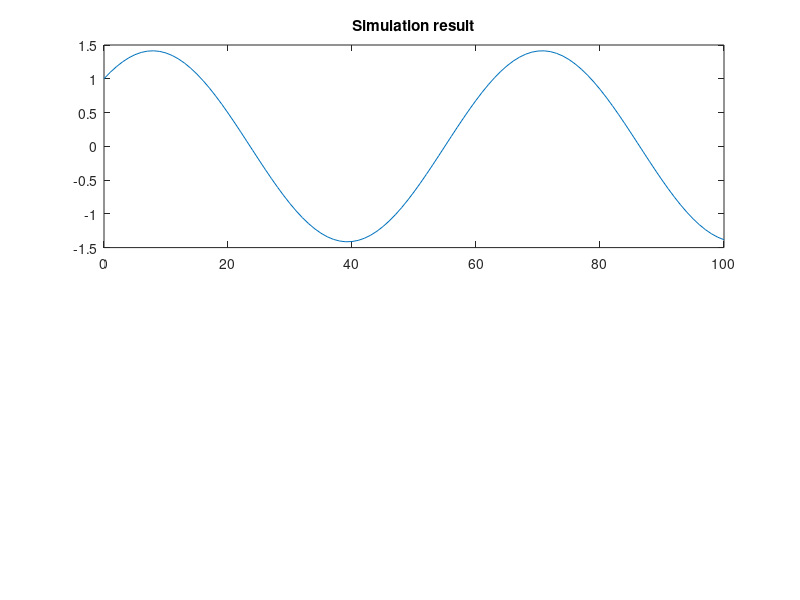
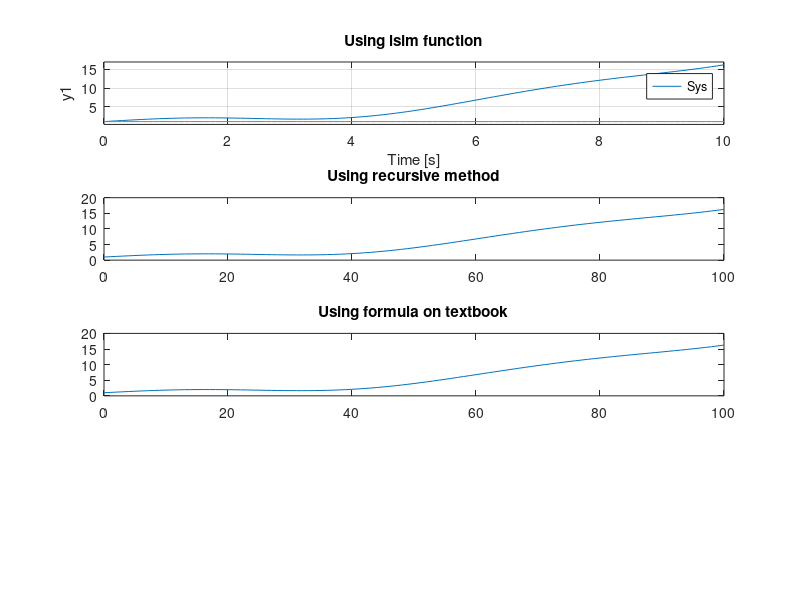

Write MATLAB code to recreate these figures, in order.
clc;
clear;
A=[0,1,0,0,0,0;
  -1,0,1,0,0,0;
  0,0,0,1,0,0;
  1,0,-2,0,1,0;
  0,0,0,0,0,1;
  0,0,1,0,-1,0];
B=[0;1;0;0;0;0];
C=[1,0,0,0,0,0];
D=0;
rank([C;C*A;C*A^(2);C*A^(3);C*A^(4);C*A^(5)])
Sys=ss(A,B,C,D);
Sysd=c2d(Sys,0.1);
X0=[1;1;0;0;-1;-1];
a=zeros(1,100);
figure(1);
for i=1:1:101
    TMP=((Sysd.A)^(i-1))*X0;
    a(i)=TMP(1);
end
subplot(2,1,1)
plot((0:1:100),a);
title('Simulation result');
TMP1=zeros(6,1);
Input=ones(1,101);
T=0:0.1:10;
figure(2);
subplot(4,1,1);
lsim(Sys,Input',T',X0);
title('Using lsim function');
Test=zeros(6,6);
for i=1:1:101
    if(i==1)
        Test(:,i)=X0;
    else
        Test(:,i)=Sysd.A*Test(:,i-1)+Sysd.B;
    end
    a(i)=Test(1,i);
end
subplot(4,1,2);
plot((0:1:100),a);
title('Using recursive method');
for i=1:1:101
    TMP=((Sysd.A)^(i-1))*X0;
    if(i>1)
        for j=0:1:i-2
            TMP1=TMP1+Sysd.A^(j)*Sysd.B;
        end
    end
    a(i)=TMP1(1)+TMP(1);
    TMP1=0;
end
subplot(4,1,3);
plot((0:1:100),a);
title('Using formula on textbook');
        